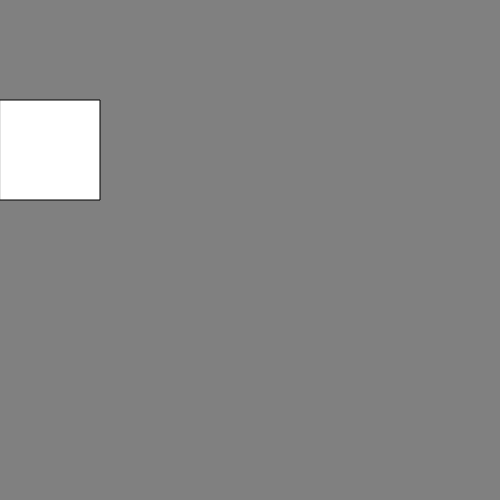
Frame 1 (no input)
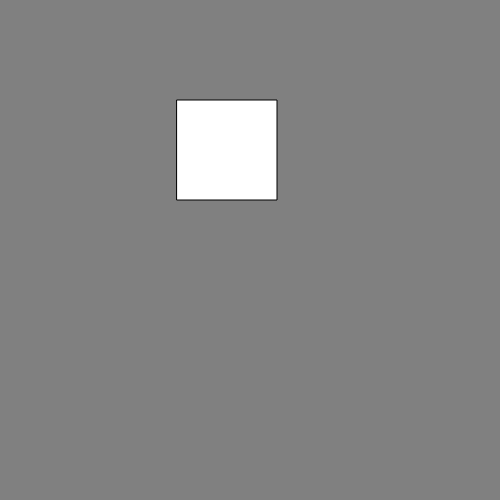
Frame 60 (no input)
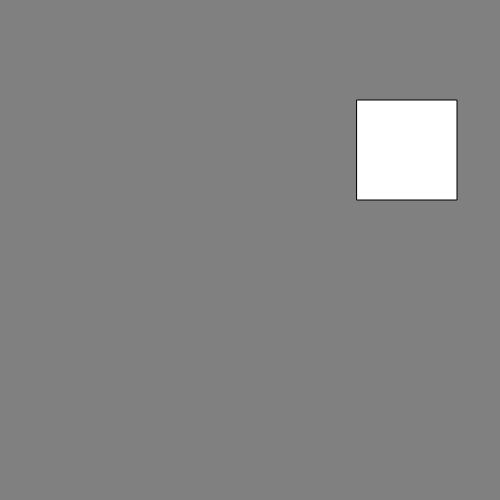
Frame 120 (the mouse pressed at the canvas centre since frame 60)

The p5.js sketch that drew these frames (run headless with seeded random() and noise() and a simulated clock; from frame 60 on, the mouse is pressed at the canvas centre):

// p5.js sketch
// ── sketch.js
let x = 0 ;

function setup() {
  createCanvas(500, 500);
}

function draw() {
  background('grey') ;

  rect (x, 100, 100, 100) ;


  x = x + 3 ;
  if (x > width) {
    x = 0 ;
  }

}
